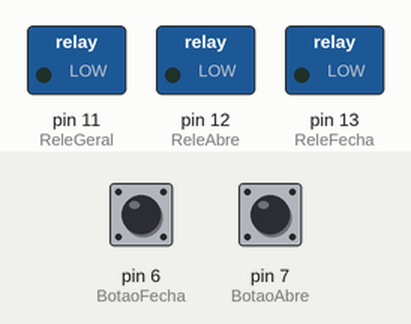
This sketch was run on a simulated Arduino Uno, built with avr-gcc and run on an emulated ATmega328P. Shown: switched loads named in the sketch (green lamp = pin HIGH). Inputs (shaded band) come from the test bench; at power-on: pin 7 (BotaoAbre) LOW, pin 6 (BotaoFecha) LOW.

Above: at 1.2 s.
1.3 s: pin 7 (BotaoAbre) pulled HIGH for 1 s
At 1.8 s:
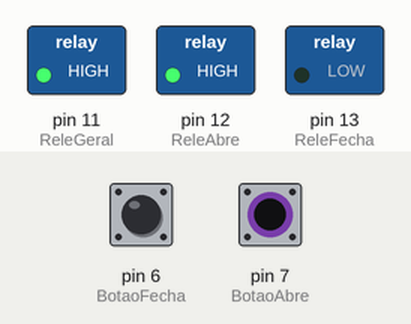
4.3 s: pin 6 (BotaoFecha) pulled HIGH for 0.15 s
At 4.4 s:
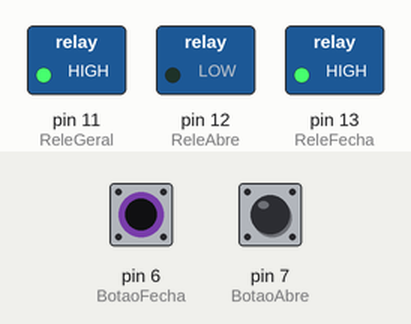
6.0 s: pin 6 (BotaoFecha) pulled HIGH for 3.2 s
At 10.4 s:
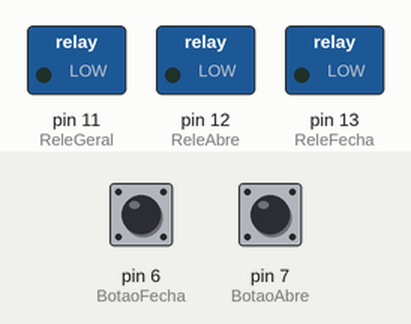
10.7 s: pin 7 (BotaoAbre) pulled HIGH for 3.2 s
At 11.2 s:
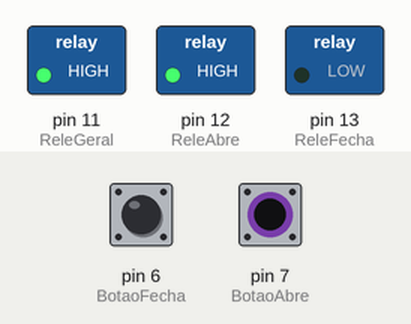
15.4 s: pin 6 (BotaoFecha) driven HIGH and pin 7 (BotaoAbre) driven HIGH
At 16.4 s:
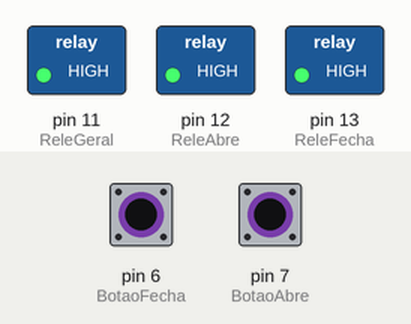
17.0 s: pin 6 (BotaoFecha) driven LOW
At 17.4 s:
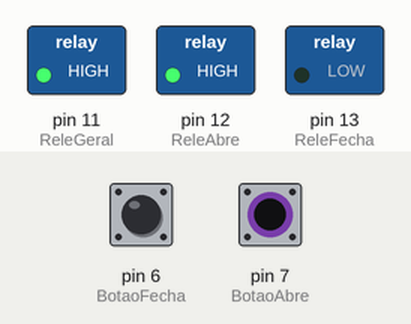
Timing chart, 0 to 20.0 s (numbered marks = the images above; inputs shaded):
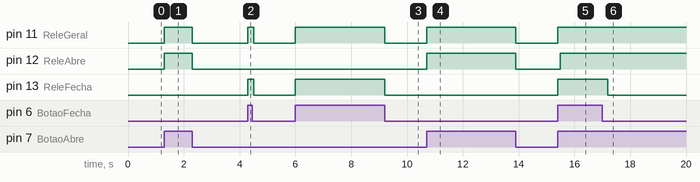

Measured:
- after the input at 1.3 s, pin 11 (ReleGeral), pin 12 (ReleAbre): LOW → HIGH at once, → LOW 1.0 s later
- after the input at 4.3 s, pin 11 (ReleGeral), pin 13 (ReleFecha): LOW → HIGH at once, → LOW 0.20 s later
- after the input at 6.0 s, pin 11 (ReleGeral), pin 13 (ReleFecha): LOW → HIGH at once, → LOW 3.2 s later
- after the input at 10.7 s, pin 11 (ReleGeral), pin 12 (ReleAbre): LOW → HIGH at once, → LOW 3.2 s later
- after the input at 15.4 s, pin 11 (ReleGeral), pin 13 (ReleFecha): LOW → HIGH at once; pin 12 (ReleAbre): LOW → HIGH after 0.10 s
- after the input at 17.0 s, pin 13 (ReleFecha): HIGH → LOW after 0.20 s

The sketch:

Codigo_final.ino
```cpp
int BotaoAbre = 7;//Define botão para abrir a porta no pino digital 7
int BotaoFecha = 6;//Define botão para abrir a porta no pino digital 6

int ReleGeral = 11;//Define o rele para passar corrente no pino digital 11
int ReleAbre = 12;//Define o rele que controla para a porta abrir no pino digital 12
int ReleFecha = 13;//Define o rele para fechar a porta no pino digital 13

int EstadoBotaoAbre = 0;//Variável responsável por armazenar o estado do botão (ligado/desligado)
int EstadoBotaoFecha = 0;//Variável responsável por armazenar o estado do botão (ligado/desligado)

void setup(){
  pinMode(ReleGeral , OUTPUT);//Define o para passar corrente (pino 11) como saída
  pinMode(ReleAbre , OUTPUT);//Define o rele que controla para a porta abrir (pino 12) como saída
  pinMode(ReleFecha , OUTPUT);//Define o rele para fechar a porta (pino 13) como saída

  pinMode(BotaoAbre , INPUT);//Define o botão para fechar a porta (pino 7) como entrada
  pinMode(BotaoFecha , INPUT);//Define bo botão para fechar a porta (pino 6) como entrada
}

void loop(){
  EstadoBotaoAbre = digitalRead(BotaoAbre);//Lê o valor do borão para abrir e armazena em EstadoBotaoAbre
  EstadoBotaoFecha = digitalRead(BotaoFecha);//Lê o valor do borão para fechar e armazena em EstadoBotaoFecha

  if (EstadoBotaoAbre == HIGH) {//Se o botão para abrir a porta for igual a HIGH ou 1
    digitalWrite(ReleGeral , HIGH);//Define rele geral como HIGH, ligando o rele
    digitalWrite(ReleAbre , HIGH);//Define o rele para abrir como HIGH, ligando o rele
    delay(100);//Intervalo de 100 milissegundos
  }else { //Senão = estadoButton for igual a LOW ou 0
    digitalWrite(ReleGeral, LOW);//Define o rele geral como LOW, desligando o rele
    digitalWrite(ReleAbre, LOW);//Define o rele para abrir a porta como LOW, desligando o rele
  }


  if (EstadoBotaoFecha == HIGH) {//Se estadoButton for igual a HIGH ou 1
    digitalWrite(ReleGeral , HIGH);//Define ledPin como HIGH, ligando o LED
    digitalWrite(ReleFecha , HIGH);//Define ledPin como HIGH, ligando o LED
    delay(100);//Intervalo de 100 milissegundos
  }else { //Senão = estadoButton for igual a LOW ou 0
    digitalWrite(ReleGeral, LOW);//Define ledPin como LOW, desligando o LED
    digitalWrite(ReleFecha, LOW);//Define ledPin como LOW, desligando o LED
 }
}
```
